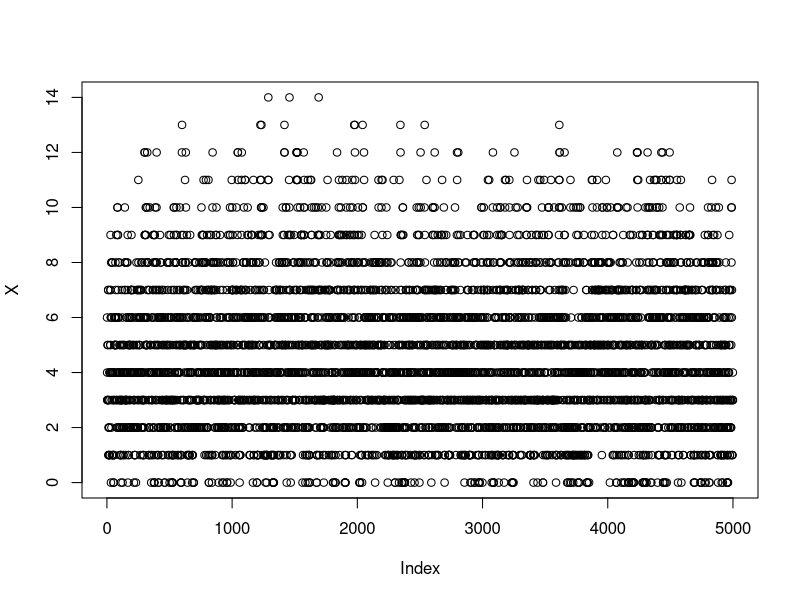
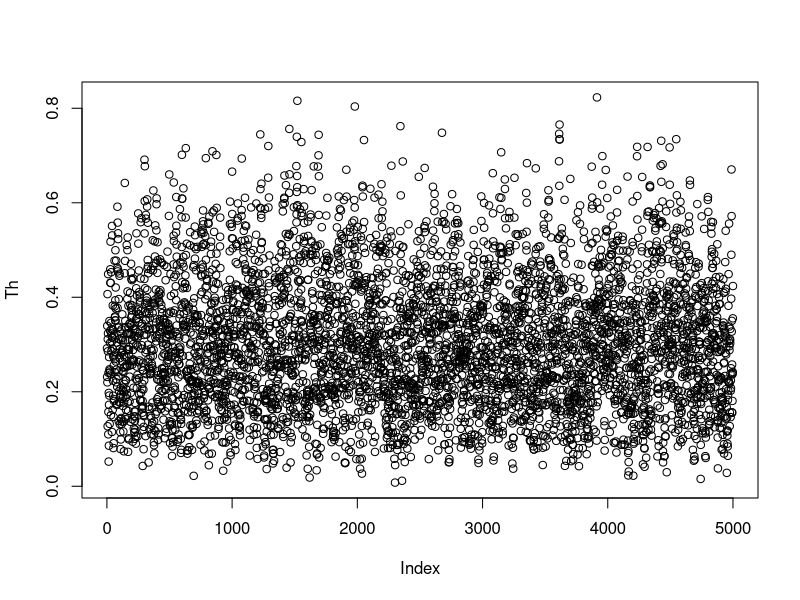
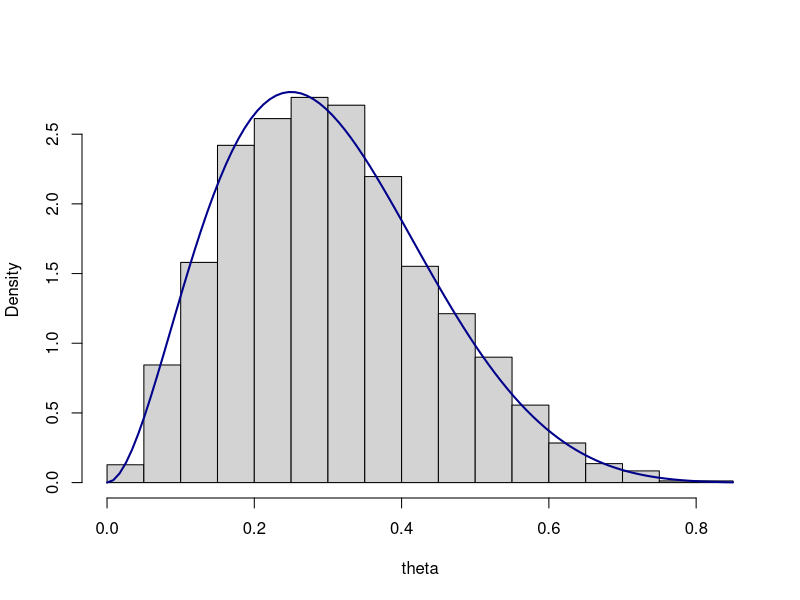
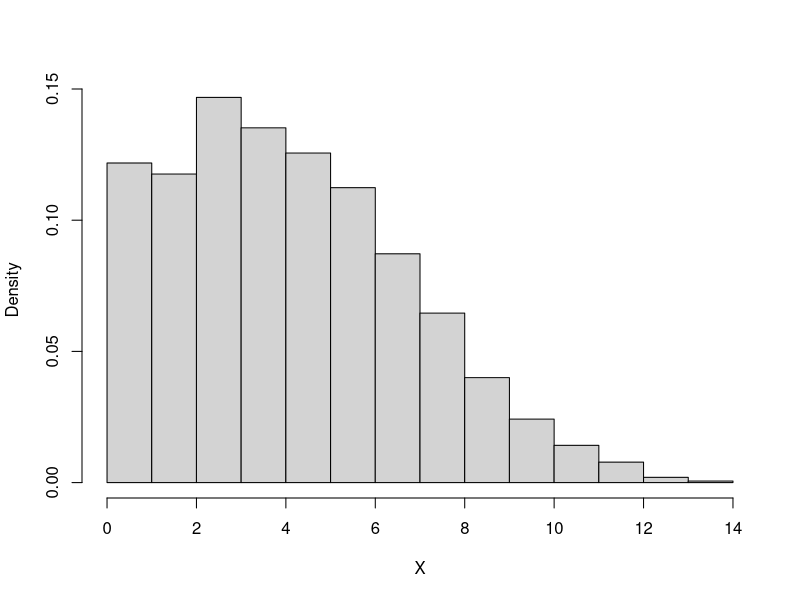

These figures' R source, in order:
# Example of Gibbs Algorithm

 Nsim=5000 #initial values
 n=15
 a=3
 b=7
 
 # Array function in R
 
 y = array(0, dim=c(5,1))
 y
 
 X=Th=array(0,dim=c(Nsim,1)) #init arrays
 
 Th[1]=rbeta(1,a,b) #init chains
 X[1]=rbinom(1,n,Th[1])
 
 #sampling loop
 for (i in 2:Nsim){ 
   X[i]=rbinom(1,n,Th[i-1])
   Th[i]=rbeta(1,a+X[i],n-X[i]+b)
 }
 
 plot(X)
 plot(Th)
 
 hist(Th, probability = T, xlab="theta", main="")
 curve(dbeta(x, 3, 7),col="darkblue",  lwd=2, add=TRUE)
 
 mu_th = a/(a+b) # theoritical mean of a beta distribution
 mu_th 
 sigsq_th = a*b/((a+b)^2*(a+b+a)) # theoritical variance of a beta distribution
 sigsq_th
 
 mean(Th) # sample mean of Gibbs chain for theta
 var(Th)  # sample variance of Gibbs chain for theta
 
 hist(X, probability = T,xlab="X", main="")
 
 # A simple function to evaluate the beta-binomial density
 dbb <- function(x, N, u, v) {
   choose(N,x)*beta(x+u, N-x+v)/beta(u,v)
 }
 dbb(3, 15, 3,7)
 
 mu_X = n*mu_th # theoritical mean of a beta-binomial distribution
 mu_X
 rho=1/(a+b+1)
 
 sigsq_X = mu_X*(1-mu_th)*(1+(n-1)*rho) # theoritical variance of a beta-binomial distribution
 sigsq_X
 
 mean(X) # sample mean of Gibbs chain for theta
 var(X)  # sample variance of Gibbs chain for theta
 
 
 
 #curve(dbb(x,15, 3, 7),col="darkgreen", lwd=2, add=TRUE)
 
 
 